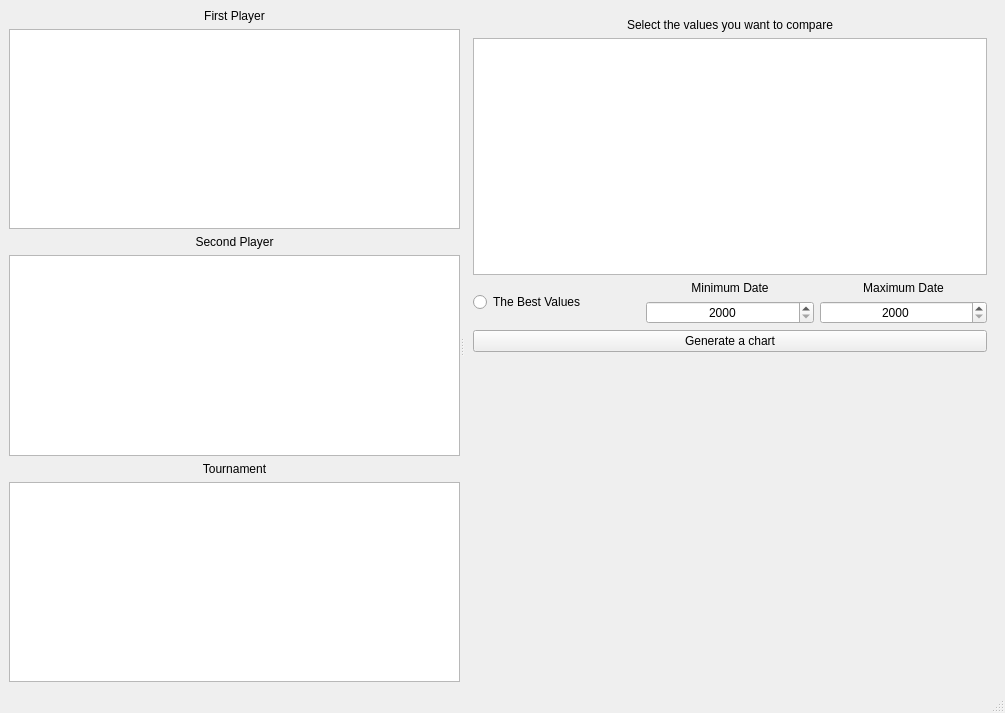
<?xml version="1.0" encoding="UTF-8"?>
<ui version="4.0">
 <class>MainWindow</class>
 <widget class="QMainWindow" name="MainWindow">
  <property name="geometry">
   <rect>
    <x>0</x>
    <y>0</y>
    <width>1005</width>
    <height>713</height>
   </rect>
  </property>
  <property name="windowTitle">
   <string>MainWindow</string>
  </property>
  <widget class="QWidget" name="centralwidget">
   <layout class="QGridLayout" name="gridLayout_3">
    <item row="0" column="0">
     <widget class="QSplitter" name="splitter">
      <property name="orientation">
       <enum>Qt::Horizontal</enum>
      </property>
      <widget class="QWidget" name="layoutWidget">
       <layout class="QVBoxLayout" name="verticalLayout">
        <item>
         <widget class="QLabel" name="player_1_name">
          <property name="text">
           <string>First Player</string>
          </property>
          <property name="alignment">
           <set>Qt::AlignCenter</set>
          </property>
         </widget>
        </item>
        <item>
         <widget class="QListWidget" name="player_1_list">
          <property name="sizePolicy">
           <sizepolicy hsizetype="MinimumExpanding" vsizetype="MinimumExpanding">
            <horstretch>0</horstretch>
            <verstretch>0</verstretch>
           </sizepolicy>
          </property>
         </widget>
        </item>
        <item>
         <widget class="QLabel" name="player_2_name">
          <property name="text">
           <string>Second Player</string>
          </property>
          <property name="alignment">
           <set>Qt::AlignCenter</set>
          </property>
         </widget>
        </item>
        <item>
         <widget class="QListWidget" name="player_2_list">
          <property name="sizePolicy">
           <sizepolicy hsizetype="MinimumExpanding" vsizetype="MinimumExpanding">
            <horstretch>0</horstretch>
            <verstretch>0</verstretch>
           </sizepolicy>
          </property>
         </widget>
        </item>
        <item>
         <widget class="QLabel" name="tournament_name">
          <property name="text">
           <string>Tournament</string>
          </property>
          <property name="alignment">
           <set>Qt::AlignCenter</set>
          </property>
         </widget>
        </item>
        <item>
         <widget class="QListWidget" name="tournamnet_list">
          <property name="sizePolicy">
           <sizepolicy hsizetype="MinimumExpanding" vsizetype="MinimumExpanding">
            <horstretch>0</horstretch>
            <verstretch>0</verstretch>
           </sizepolicy>
          </property>
         </widget>
        </item>
       </layout>
      </widget>
      <widget class="QStackedWidget" name="stack">
       <property name="sizePolicy">
        <sizepolicy hsizetype="Expanding" vsizetype="Expanding">
         <horstretch>0</horstretch>
         <verstretch>0</verstretch>
        </sizepolicy>
       </property>
       <property name="currentIndex">
        <number>1</number>
       </property>
       <widget class="QWidget" name="page">
        <layout class="QGridLayout" name="gridLayout">
         <item row="0" column="0">
          <widget class="QLabel" name="information">
           <property name="text">
            <string>Choose First Player</string>
           </property>
           <property name="alignment">
            <set>Qt::AlignCenter</set>
           </property>
          </widget>
         </item>
        </layout>
       </widget>
       <widget class="QWidget" name="page_2">
        <layout class="QGridLayout" name="gridLayout_2">
         <item row="5" column="0">
          <widget class="QLabel" name="plot">
           <property name="text">
            <string/>
           </property>
           <property name="scaledContents">
            <bool>true</bool>
           </property>
           <property name="alignment">
            <set>Qt::AlignCenter</set>
           </property>
          </widget>
         </item>
         <item row="3" column="1">
          <widget class="QDateEdit" name="min_date_select">
           <property name="sizePolicy">
            <sizepolicy hsizetype="Expanding" vsizetype="Maximum">
             <horstretch>0</horstretch>
             <verstretch>0</verstretch>
            </sizepolicy>
           </property>
           <property name="toolTip">
            <string/>
           </property>
           <property name="alignment">
            <set>Qt::AlignCenter</set>
           </property>
           <property name="maximumDateTime">
            <datetime>
             <hour>23</hour>
             <minute>59</minute>
             <second>59</second>
             <year>2017</year>
             <month>12</month>
             <day>31</day>
            </datetime>
           </property>
           <property name="minimumDateTime">
            <datetime>
             <hour>0</hour>
             <minute>0</minute>
             <second>0</second>
             <year>2000</year>
             <month>1</month>
             <day>1</day>
            </datetime>
           </property>
           <property name="currentSection">
            <enum>QDateTimeEdit::YearSection</enum>
           </property>
           <property name="displayFormat">
            <string>yyyy</string>
           </property>
           <property name="calendarPopup">
            <bool>false</bool>
           </property>
          </widget>
         </item>
         <item row="6" column="1">
          <spacer name="verticalSpacer">
           <property name="orientation">
            <enum>Qt::Vertical</enum>
           </property>
           <property name="sizeHint" stdset="0">
            <size>
             <width>20</width>
             <height>301</height>
            </size>
           </property>
          </spacer>
         </item>
         <item row="2" column="0" rowspan="2">
          <widget class="QRadioButton" name="only_best">
           <property name="sizePolicy">
            <sizepolicy hsizetype="Expanding" vsizetype="Fixed">
             <horstretch>0</horstretch>
             <verstretch>0</verstretch>
            </sizepolicy>
           </property>
           <property name="text">
            <string>The Best Values</string>
           </property>
          </widget>
         </item>
         <item row="2" column="1">
          <widget class="QLabel" name="min_data_text">
           <property name="sizePolicy">
            <sizepolicy hsizetype="Expanding" vsizetype="Maximum">
             <horstretch>0</horstretch>
             <verstretch>0</verstretch>
            </sizepolicy>
           </property>
           <property name="toolTip">
            <string/>
           </property>
           <property name="text">
            <string>Minimum Date</string>
           </property>
           <property name="alignment">
            <set>Qt::AlignCenter</set>
           </property>
          </widget>
         </item>
         <item row="2" column="2">
          <widget class="QLabel" name="max_data_text">
           <property name="sizePolicy">
            <sizepolicy hsizetype="Expanding" vsizetype="Maximum">
             <horstretch>0</horstretch>
             <verstretch>0</verstretch>
            </sizepolicy>
           </property>
           <property name="text">
            <string>Maximum Date</string>
           </property>
           <property name="alignment">
            <set>Qt::AlignCenter</set>
           </property>
          </widget>
         </item>
         <item row="1" column="0" colspan="3">
          <widget class="QListWidget" name="values">
           <property name="sizePolicy">
            <sizepolicy hsizetype="MinimumExpanding" vsizetype="MinimumExpanding">
             <horstretch>0</horstretch>
             <verstretch>0</verstretch>
            </sizepolicy>
           </property>
           <property name="editTriggers">
            <set>QAbstractItemView::DoubleClicked|QAbstractItemView::EditKeyPressed</set>
           </property>
           <property name="selectionMode">
            <enum>QAbstractItemView::MultiSelection</enum>
           </property>
          </widget>
         </item>
         <item row="4" column="0" colspan="3">
          <widget class="QPushButton" name="generate_plot">
           <property name="text">
            <string>Generate a chart</string>
           </property>
          </widget>
         </item>
         <item row="0" column="0" colspan="3">
          <widget class="QLabel" name="information_2">
           <property name="text">
            <string>Select the values you want to compare</string>
           </property>
           <property name="alignment">
            <set>Qt::AlignCenter</set>
           </property>
          </widget>
         </item>
         <item row="3" column="2">
          <widget class="QDateEdit" name="max_date_select">
           <property name="sizePolicy">
            <sizepolicy hsizetype="Expanding" vsizetype="Maximum">
             <horstretch>0</horstretch>
             <verstretch>0</verstretch>
            </sizepolicy>
           </property>
           <property name="alignment">
            <set>Qt::AlignCenter</set>
           </property>
           <property name="dateTime">
            <datetime>
             <hour>0</hour>
             <minute>0</minute>
             <second>0</second>
             <year>2000</year>
             <month>9</month>
             <day>14</day>
            </datetime>
           </property>
           <property name="maximumDateTime">
            <datetime>
             <hour>23</hour>
             <minute>59</minute>
             <second>59</second>
             <year>2017</year>
             <month>12</month>
             <day>31</day>
            </datetime>
           </property>
           <property name="minimumDateTime">
            <datetime>
             <hour>0</hour>
             <minute>0</minute>
             <second>0</second>
             <year>2000</year>
             <month>1</month>
             <day>1</day>
            </datetime>
           </property>
           <property name="currentSection">
            <enum>QDateTimeEdit::YearSection</enum>
           </property>
           <property name="displayFormat">
            <string>yyyy</string>
           </property>
           <property name="calendarPopup">
            <bool>false</bool>
           </property>
          </widget>
         </item>
        </layout>
       </widget>
      </widget>
     </widget>
    </item>
   </layout>
  </widget>
  <widget class="QMenuBar" name="menubar">
   <property name="geometry">
    <rect>
     <x>0</x>
     <y>0</y>
     <width>1005</width>
     <height>20</height>
    </rect>
   </property>
  </widget>
  <widget class="QStatusBar" name="statusbar"/>
 </widget>
 <resources/>
 <connections/>
</ui>
